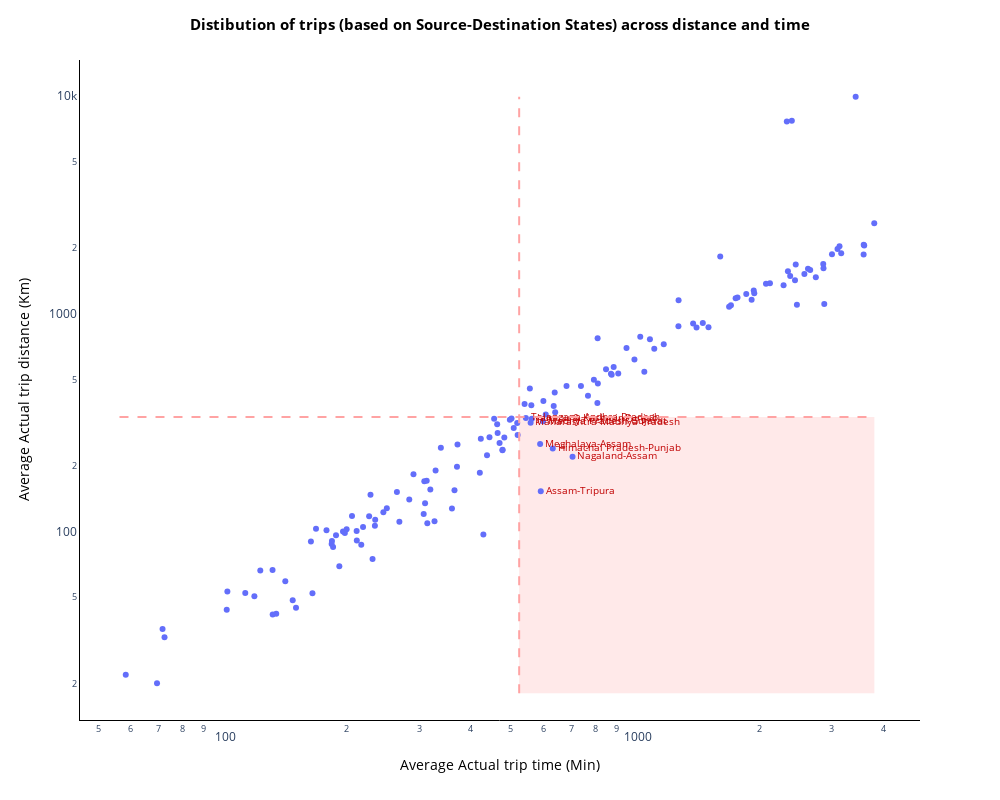

The code cell stored with this chart in its notebook:
### Code cell
y0=t['avg_trip_distance'].min()-2
y1=t['avg_trip_distance'].max()+2

x0=t['avg_start_scan_to_end_scan_calculated'].min()-2
x1=t['avg_start_scan_to_end_scan_calculated'].max()+2
fig=px.scatter(
            data_frame=t
            , y='avg_trip_distance'
            , x='avg_start_scan_to_end_scan_calculated'
            #, size='total_routes_scaled'
            #, color='Decline'
            #, color_discrete_map=color_map
            , height=800
            , width=1000
            , text='combo'
            ,log_y=True
            ,log_x=True
        )

fig.update_layout(paper_bgcolor='rgba(0,0,0,0)',plot_bgcolor='rgba(0,0,0,0)',
                  xaxis=dict(showgrid=False,title='Average Actual trip time (Min)'
                             #, range=[x0,x1+10]
                             #, tickvals=x_ticks
                             #, ticktext=["{}%".format(round(i*100,0)) for i in x_ticks]
                              
                            )
                  , xaxis_title_font=dict(color='black',size=14)
                  ,yaxis=dict(showgrid=False,title='Average Actual trip distance (Km)'
                            #, range=[y0-2,y1+2]
                            # , tickvals=y_ticks
                             #, ticktext=["${}".format(i) if i>=0 else "$({})".format(-1*i) for i in y_ticks]
                                )
                 , yaxis_title_font=dict(color='black',size=14)
                 , title={'text':'<b>Distibution of trips (based on Source-Destination States) across distance and time</b>'
                         , 'font':{'size':15,'color':'black'}}
                  ,title_x=0.5
                  #,legend=dict(title='',x=0.025,y=1,orientation='v',traceorder='normal')
                 )



fig.add_shape(type='line',x0=avg_time,y0=y0,x1=avg_time,y1=y1,line=dict(dash='dash',color='#FFA3A3'))
fig.add_shape(type='line',x0=x0,y0=avg_distance,x1=x1,y1=avg_distance,line=dict(dash='dash',color='#FFA3A3'))


fig.add_shape(type='path',path='M {} {} L {} {} L {} {} L {} {} Z'.format(avg_time,y0
                                                                       ,avg_time,avg_distance
                                                                       ,x1,avg_distance
                                                                       ,x1,y0)
               ,fillcolor='rgba(255,183,183,0.3)'
              ,layer='below',line=dict(width=0))

fig.update_traces( textfont_size=10,textposition='middle right',textfont_color='#C00000') #marker=dict(color=fraud_players['color'].values)
                 
fig.update_xaxes(showline=True,linewidth=1,linecolor='black')
fig.update_yaxes(showline=True,linewidth=1,linecolor='black')
pio.write_image(fig,'Non_Efficient_states.png',scale=2)
fig.show()
t.to_excel('t1.xlsx',index=False)

### Figure 1 — Plotly figure (JSON) as saved in the notebook; plotly's stock layout.template omitted (floating-point values rounded to 4 significant figures; data arrays with more than 128 entries replaced by an {"elided": "..."} marker saying what was removed)
{"data": [{"hovertemplate": "avg_start_scan_to_end_scan_calculated=%{x}<br>avg_trip_distance=%{y}<br>combo=%{text}<extra></extra>", "legendgroup": "", "marker": {"color": "#636efa", "symbol": "circle"}, "mode": "markers+text", "name": "", "orientation": "v", "showlegend": false, "text": {"elided": "149 str values"}, "textfont": {"color": "#C00000", "size": 10}, "textposition": "middle right", "type": "scatter", "x": {"elided": "149 float values"}, "xaxis": "x", "y": {"elided": "149 float values"}, "yaxis": "y"}], "layout": {"height": 800, "legend": {"tracegroupgap": 0}, "margin": {"t": 60}, "paper_bgcolor": "rgba(0, 0, 0, 0)", "plot_bgcolor": "rgba(0, 0, 0, 0)", "shapes": [{"line": {"color": "#FFA3A3", "dash": "dash"}, "type": "line", "x0": 523.9, "x1": 523.9, "y0": 18.12, "y1": 9919.0}, {"line": {"color": "#FFA3A3", "dash": "dash"}, "type": "line", "x0": 56.28, "x1": 3804, "y0": 335.9, "y1": 335.9}, {"fillcolor": "rgba(255,183,183,0.3)", "layer": "below", "line": {"width": 0}, "path": "M 523.8983050847457 18.123554969493902 L 523.8983050847457 335.9323763134659 L 3804.0 335.9323763134659 L 3804.0 18.123554969493902 Z", "type": "path"}], "title": {"font": {"color": "black", "size": 15}, "text": "<b>Distibution of trips (based on Source-Destination States) across distance and time</b>", "x": 0.5}, "width": 1000, "xaxis": {"anchor": "y", "autorange": true, "domain": [0, 1], "linecolor": "black", "linewidth": 1, "range": [1.655, 3.691], "showgrid": false, "showline": true, "title": {"font": {"color": "black", "size": 14}, "text": "Average Actual trip time (Min)"}, "type": "log"}, "yaxis": {"anchor": "x", "autorange": true, "domain": [0, 1], "linecolor": "black", "linewidth": 1, "range": [1.135, 4.165], "showgrid": false, "showline": true, "title": {"font": {"color": "black", "size": 14}, "text": "Average Actual trip distance (Km)"}, "type": "log"}}}
